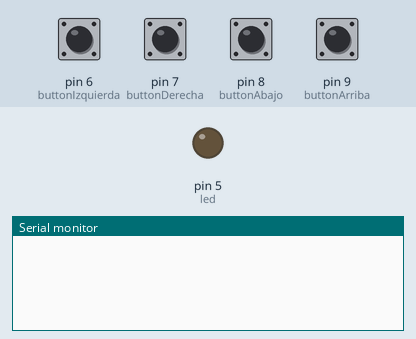
Bench run of a sketch on a simulated Arduino Uno, built with avr-gcc and run on an emulated ATmega328P. On the bench: output pins drawn as LEDs (lit = HIGH), the last lines printed to the serial monitor. Inputs (shaded band) come from the test bench; at power-on: pin 6 (buttonIzquierda), pin 7 (buttonDerecha), pin 8 (buttonAbajo), pin 9 (buttonArriba) LOW.

Above: at 1.2 s.
1.3 s: pin 6 (buttonIzquierda) pulled HIGH for 0.15 s
At 2.0 s:
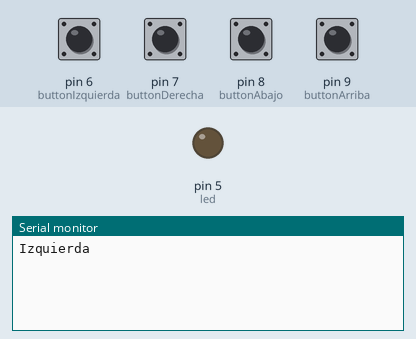
2.9 s: pin 7 (buttonDerecha) pulled HIGH for 0.15 s
At 4.1 s:
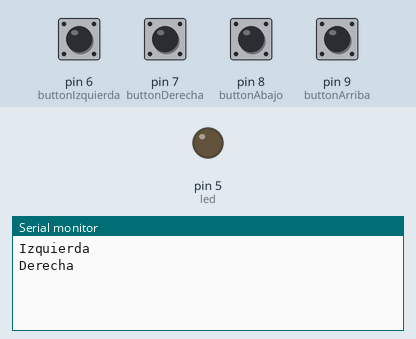
4.5 s: pin 8 (buttonAbajo) pulled HIGH for 0.15 s
At 5.6 s:
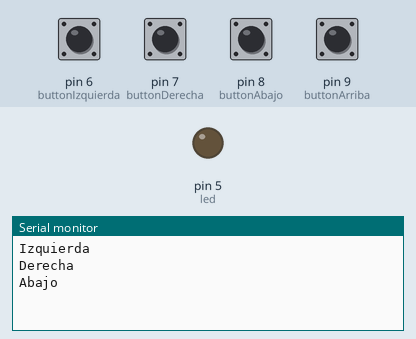
6.1 s: pin 9 (buttonArriba) pulled HIGH for 0.15 s
At 6.8 s:
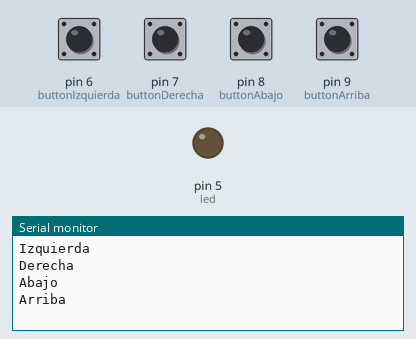

Measured:
- after the input at 1.3 s, the serial monitor: prints a new line at once (image 1)
- after the input at 2.9 s, the serial monitor: prints a new line at once (image 2)
- after the input at 4.5 s, the serial monitor: prints a new line at once (image 3)
- after the input at 6.1 s, the serial monitor: prints a new line at once (image 4)

The sketch:

ArduinoController.ino
```cpp
int led = 5;
int buttonArriba = 9;
int buttonAbajo = 8;
int buttonDerecha = 7;
int buttonIzquierda = 6;

bool mensajeEnviado = true;

void setup() {
  pinMode(led, OUTPUT);
  pinMode(buttonArriba, INPUT);
  pinMode(buttonAbajo, INPUT);
  pinMode(buttonDerecha, INPUT);
  pinMode(buttonIzquierda, INPUT);

  Serial.begin(9600);
}

void loop() {
  bool stateArriba = digitalRead(buttonArriba);
  bool stateAbajo = digitalRead(buttonAbajo);
  bool stateDerecha = digitalRead(buttonDerecha);
  bool stateIzquierda = digitalRead(buttonIzquierda);

  if (stateArriba == HIGH && mensajeEnviado) {
    digitalWrite(led, HIGH);
    Serial.println("Arriba");
    mensajeEnviado = false;
  } else if (stateAbajo == HIGH && mensajeEnviado) {
    digitalWrite(led, HIGH);
    Serial.println("Abajo");
    mensajeEnviado = false;
  } else if (stateIzquierda == HIGH && mensajeEnviado) {
    digitalWrite(led, HIGH);
    Serial.println("Izquierda");
    mensajeEnviado = false;
  } else if (stateDerecha == HIGH && mensajeEnviado) {
    digitalWrite(led, HIGH);
    Serial.println("Derecha");
    mensajeEnviado = false;
  } else {
    digitalWrite(led, LOW);
    if (!stateArriba && !stateAbajo && !stateIzquierda && !stateDerecha) {
      mensajeEnviado = true;
    }
  }
}
```
